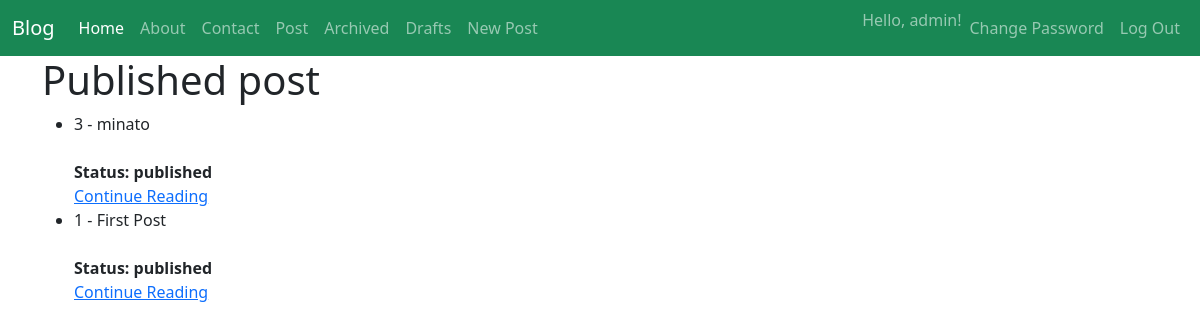
The page /posts/ (signed in) on the database its author committed.
### posts/models.py (models this page shows, shortened)
class Status(models.Model):
    class Meta:
        verbose_name_plural = "Status"
    name = models.CharField(max_length=128, unique=True)
    description = models.CharField(max_length=200, help_text="Write a description about the status")
    def __str__(self):
        return f"{self.name}"

class post(models.Model): #OOP (Object Oriented Programing)
    title = models.CharField(max_length=128)
    subtitle = models.CharField(max_length=256)
    body = models.TextField()
    created_on = models.DateTimeField(auto_now_add=True)
    author = models.ForeignKey(
        get_user_model(),
        on_delete=models.CASCADE
    ) #User Model
    status = models.ForeignKey(
        Status,
        on_delete=models.DO_NOTHING
    )

### posts/views.py (the view)
# urls.py: path("", postListView.as_view(), name="post_list"),
class postListView(ListView): # GET request that returns the list
    template_name = "posts/list.html"
    published_status = Status.objects.get(name="published")
    queryset = post.objects.filter(status=published_status).order_by("created_on").reverse()
    context_object_name = "posts"
    def get_context_data(self, **kwargs):
        context = super().get_context_data(**kwargs)
        context["post_status"] = "Published"
        return context

### templates/posts/list.html (shortened to what this page needs)
{% extends 'base.html' %}
{% block content %}
    <h1>{{ post_status }} post</h1>
    <div>
        <ul>
            {% for post in posts  %}
            <li>{{post.id}} - {{post.title}}</li><br>
            <span><strong>Status: {{ post.status }}</strong></span> <br>
            <a href="{% url 'post_detail' post.id %}">Continue Reading</a>
            {% endfor %}
        </ul>
    </div>
{% endblock %}

### templates/navbar.html (shortened to what this page needs)
<nav class="navbar navbar-expand-lg bg-success" data-bs-theme="dark">
    <div class="container-fluid">
        <a class="navbar-brand" href="{% url 'home' %}">Blog</a>
        <div class="collapse navbar-collapse" id="navbarSupportedContent">
            <ul class="navbar-nav me-auto mb-2 mb-lg-0">
                <li class="nav-item">
                    <a class="nav-link active" aria-current="page" href="{% url 'home' %}">Home</a>
                </li>
                <li class="nav-item">
                    <a class="nav-link" href="{% url 'about' %}">About</a>
                </li>
                <li class="nav-item">
                    <a class="nav-link" href="{% url 'contact' %}">Contact</a>
                </li>
                <li class="nav-item">
                    <a class="nav-link" href="{% url 'post_list' %}">Post</a>
                </li>
                {% if user.is_authenticated %}
                <li class="nav-item">
                    <a class="nav-link" href="{% url 'post_archive_list' %}">Archived</a>
                </li>
                <li class="nav-item">
                    <a class="nav-link" href="{% url 'post_draft_list' %}">Drafts</a>
                </li>
                <li class="nav-item">
                    <a class="nav-link" href="{% url 'post_new' %}">New Post</a>
                </li>
                {% endif %}
            </ul>
            <div class="d-flex">
                <ul class="navbar-nav me-auto mb-2 mb-lg-0">
                    {% if user.is_authenticated %}
                    <li>
                        <span class="navbar-text">Hello, {{ user.username }}!</span>
                    </li>
                    <li class="nav-item">
                        <a class="nav-link" href="{% url 'password_change' %}">Change Password</a>
                    </li>
                    <li class="nav-item">
                        <form action="{% url 'logout' %}" method="post">
                            <input type="submit" value="Log Out" class="nav-link">
                        </form>
                    </li>
                    {% endif %}
                </ul>
            </div>
        </div>
    </div>
</nav>

### rows shown on the page
Status: name "Published"
post: id "3", title "minato", status "published"
post: id "1", title "First Post", status "published"

### other values the page prints
{{ user.username }} "admin"
